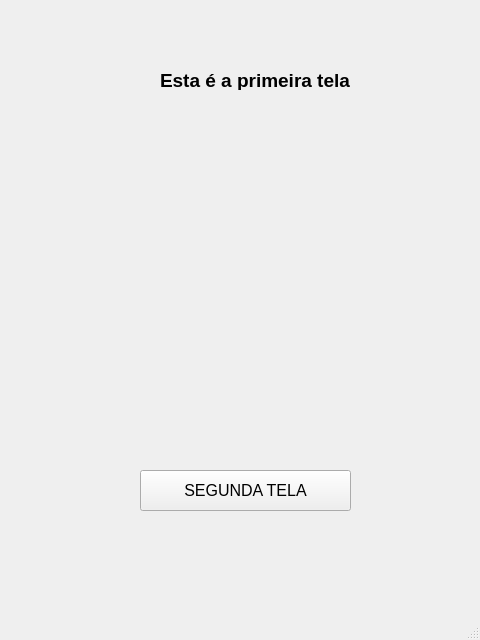
<?xml version="1.0" encoding="UTF-8"?>
<ui version="4.0">
 <class>MainWindow</class>
 <widget class="QMainWindow" name="MainWindow">
  <property name="geometry">
   <rect>
    <x>0</x>
    <y>0</y>
    <width>480</width>
    <height>640</height>
   </rect>
  </property>
  <property name="windowTitle">
   <string>Primeira Tela</string>
  </property>
  <widget class="QWidget" name="centralwidget">
   <widget class="QPushButton" name="pushButton">
    <property name="geometry">
     <rect>
      <x>140</x>
      <y>470</y>
      <width>211</width>
      <height>41</height>
     </rect>
    </property>
    <property name="font">
     <font>
      <pointsize>12</pointsize>
     </font>
    </property>
    <property name="text">
     <string>SEGUNDA TELA</string>
    </property>
   </widget>
   <widget class="QLabel" name="label">
    <property name="geometry">
     <rect>
      <x>160</x>
      <y>70</y>
      <width>261</width>
      <height>20</height>
     </rect>
    </property>
    <property name="font">
     <font>
      <pointsize>14</pointsize>
      <weight>75</weight>
      <bold>true</bold>
     </font>
    </property>
    <property name="text">
     <string>Esta é a primeira tela</string>
    </property>
   </widget>
  </widget>
  <widget class="QMenuBar" name="menubar">
   <property name="geometry">
    <rect>
     <x>0</x>
     <y>0</y>
     <width>480</width>
     <height>22</height>
    </rect>
   </property>
  </widget>
  <widget class="QStatusBar" name="statusbar"/>
 </widget>
 <resources/>
 <connections/>
</ui>
